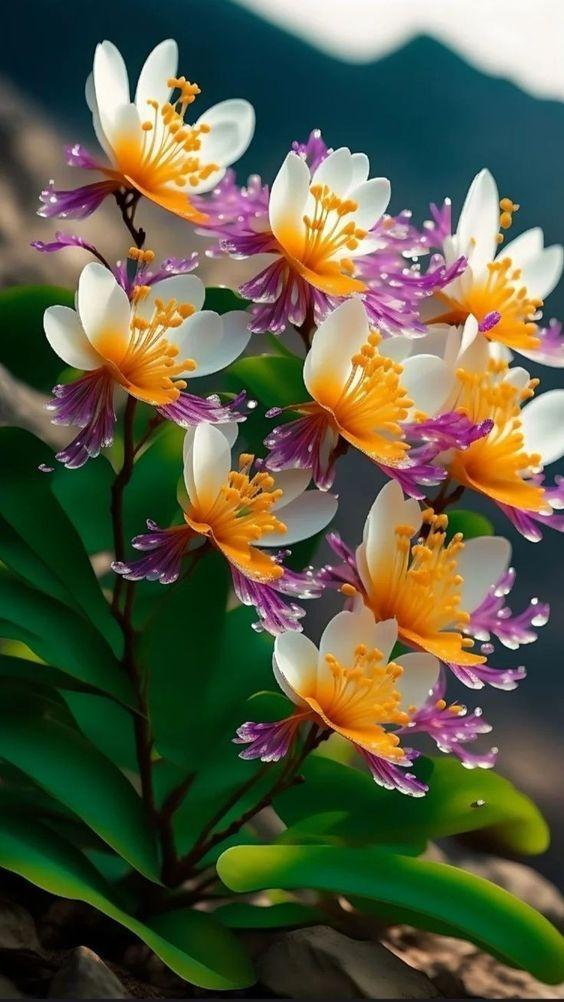
#> input picture bunga.jpg, 564 x 1002 px
$ python checktask2.py
#> lines starting #> are read from the running program, lines starting #| are printed output that depends on the picture
from PIL import Image, ImageFilter, ImageEnhance

def manipulate_image(input_path, output_path):
#> called with input_path = 'bunga.jpg', output_path = 'Hasil.jpg'
    try:
        # Memuat gambar
        image = Image.open(input_path)
#> image is the input picture: PIL image 564x1002 RGB; mean R, G, B 91.5, 92.1, 67.4
        print("✅ Gambar berhasil dimuat")

        # Operasi Cropping dengan validasi ukuran
        if image.width > 200 and image.height > 200:
            cropped_image = image.crop((10, 10, 200, 200))
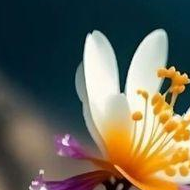
#> cropped_image: PIL image 190x190 RGB; mean R, G, B 104.8, 101.7, 85.9
            cropped_image.save('cropped2_' + output_path)
            print("✅ Cropping berhasil")
        else:
            raise ValueError("Gambar terlalu kecil untuk di-crop ke ukuran 200x200")

        # Operasi Resizing dengan rasio aspek yang dipertahankan
        resized_image = cropped_image.resize((100, 100), Image.Resampling.LANCZOS)
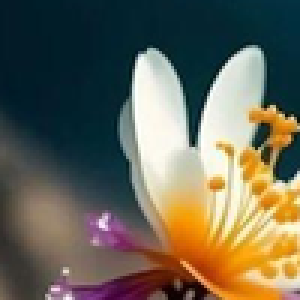
#> resized_image: PIL image 100x100 RGB (shown 3 times larger); mean R, G, B 104.8, 101.7, 85.9
        resized_image.save('resized2_' + output_path)
        print("✅ Resizing berhasil")

        # Operasi Filtering
        filtered_image = resized_image.filter(ImageFilter.BLUR)
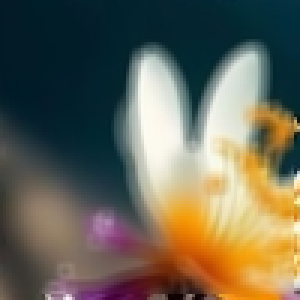
#> filtered_image: PIL image 100x100 RGB (shown 3 times larger); mean R, G, B 104.8, 101.8, 86.1
        filtered_image.save('filtered2_' + output_path)
        print("✅ Filtering berhasil")

        # Operasi Pengaturan Kecerahan
        enhancer = ImageEnhance.Brightness(filtered_image)
        bright_image = enhancer.enhance(1.5)
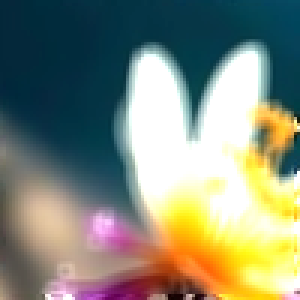
#> bright_image: PIL image 100x100 RGB (shown 3 times larger); mean R, G, B 132.1, 138.4, 121.3
        bright_image.save('bright_' + output_path)
        print("✅ Pengaturan kecerahan berhasil")

        # Operasi Penggabungan Gambar
        combined_image = Image.blend(filtered_image, bright_image, alpha=0.5)
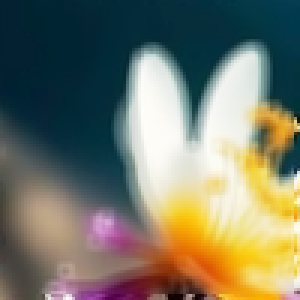
#> combined_image: PIL image 100x100 RGB (shown 3 times larger); mean R, G, B 118.2, 119.9, 103.4
        combined_image.save('combined2_' + output_path)
        print("✅ Penggabungan gambar berhasil")

    except Exception as e:
        print(f"❌ Terjadi kesalahan: {e}")

if __name__ == "__main__":
    manipulate_image('bunga.jpg', 'Hasil.jpg')
